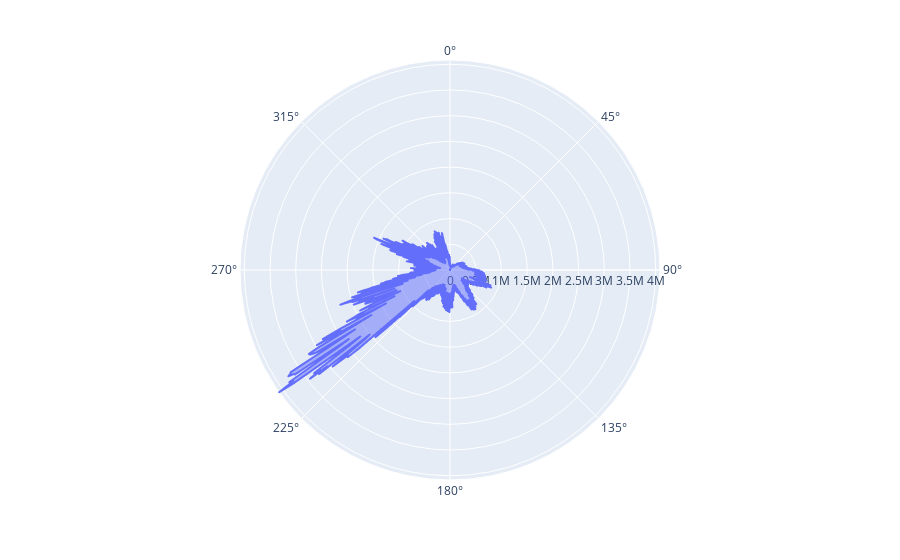

The cell this chart's notebook holds for it:
### Code cell
express.line_polar(Radar_Graph_Data,r=Radar_Graph_Data['new_cases']).update_traces(fill='toself')

### Figure 1 — Plotly figure (JSON) as saved in the notebook; plotly's stock layout.template omitted (floating-point values rounded to 4 significant figures; data arrays with more than 128 entries replaced by an {"elided": "..."} marker saying what was removed)
{"data": [{"fill": "toself", "hovertemplate": "new_cases=%{r}<extra></extra>", "legendgroup": "", "line": {"color": "#636efa", "dash": "solid"}, "marker": {"symbol": "circle"}, "mode": "lines", "name": "", "r": {"elided": "1118 int values"}, "showlegend": false, "subplot": "polar", "type": "scatterpolargl"}], "layout": {"legend": {"tracegroupgap": 0}, "margin": {"t": 60}, "polar": {"angularaxis": {"direction": "clockwise", "rotation": 90}, "domain": {"x": [0, 1], "y": [0, 1]}}}}
